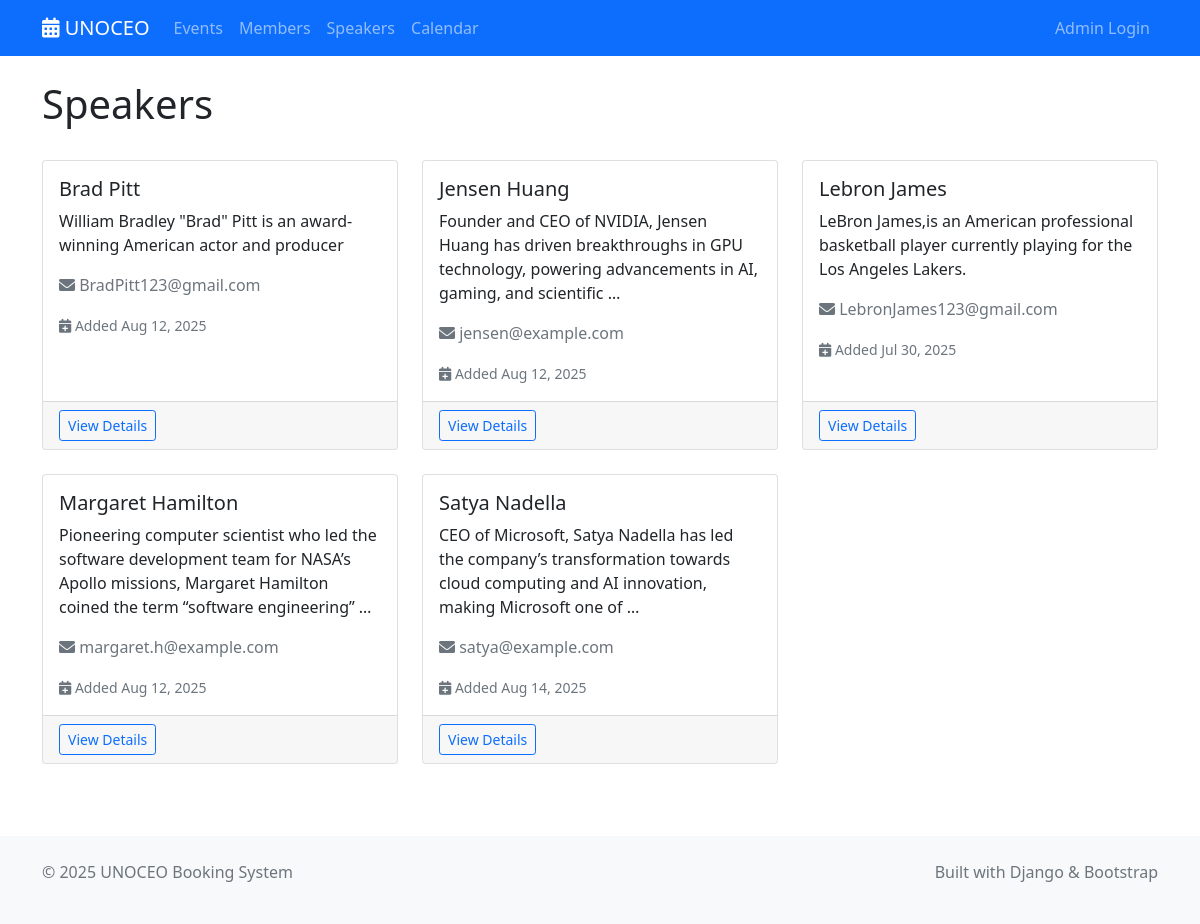
Before: /speakers/ with the older database file.
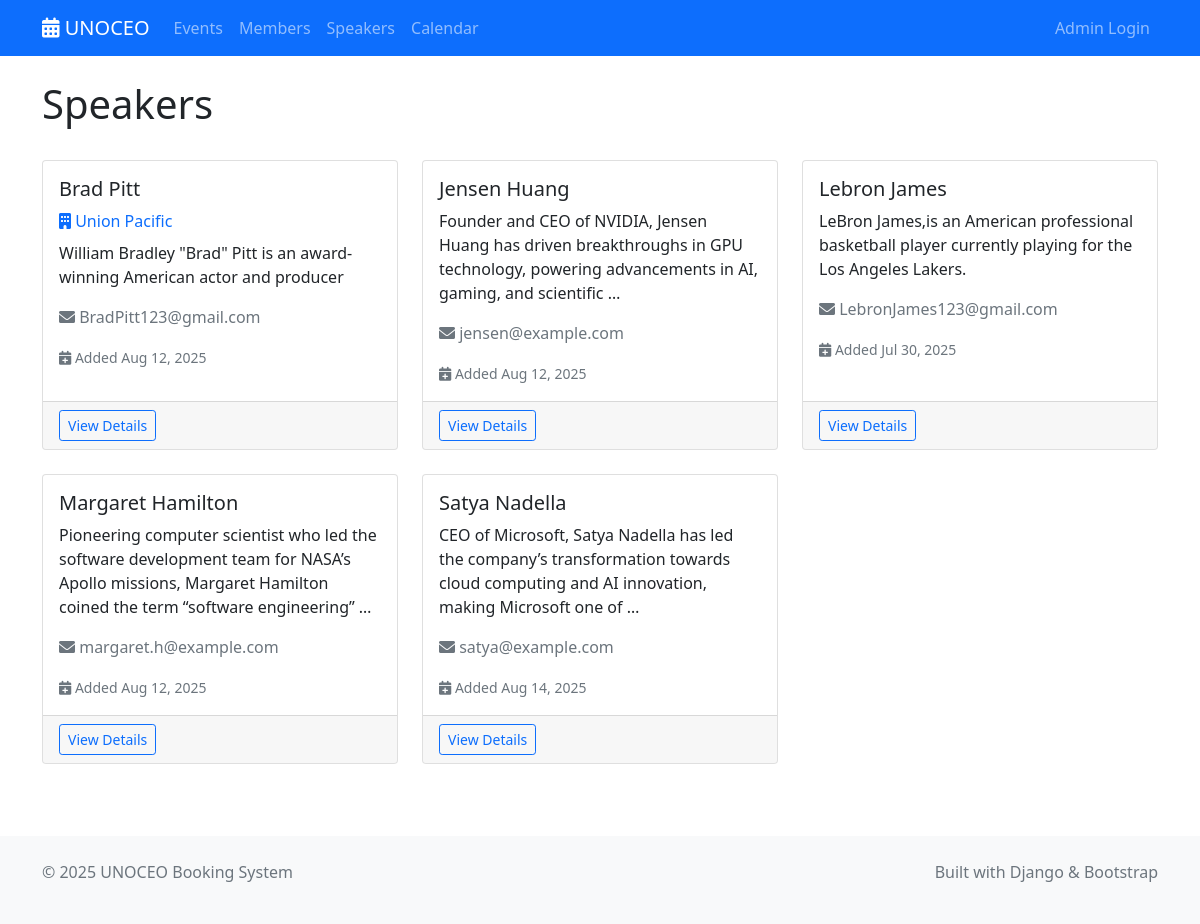
After: the same page with the newer database file.
### shared/models.py (models this page shows, shortened)
class Speaker(models.Model):
    name = models.CharField(max_length=200)
    email = models.EmailField(validators=[EmailValidator()])
    bio = models.TextField(blank=True)
    company_name = models.CharField(max_length=200, blank=True, help_text="Speaker's company or organization")
    created_at = models.DateTimeField(auto_now_add=True)
    updated_at = models.DateTimeField(auto_now=True)
    class Meta:
        ordering = ['name']

### speaker_management/display/views.py (the view)
# urls.py: path('', views.SpeakerListView.as_view(), name='list'),
class SpeakerListView(ListView):
    model = Speaker
    template_name = 'speaker_management/list.html'
    context_object_name = 'speakers'
    paginate_by = 20
    def get_queryset(self):
        return Speaker.objects.all().order_by('name')

### speaker_management/display/templates/speaker_management/list.html (shortened to what this page needs)
{% extends 'base.html' %}
{% block content %}
<div class="container mt-4">
    <div class="d-flex justify-content-between align-items-center mb-4">
        <h1>Speakers</h1>
    </div>
    {% if speakers %}
        <div class="row">
            {% for speaker in speakers %}
                <div class="col-md-6 col-lg-4 mb-4">
                    <div class="card h-100">
                        <div class="card-body">
                            <h5 class="card-title">{{ speaker.name }}</h5>
                            {% if speaker.company_name %}
                                <p class="text-primary mb-2">
                                    <i class="fas fa-building"></i> {{ speaker.company_name }}
                                </p>
                            {% endif %}
                            <p class="card-text">{{ speaker.bio|truncatewords:20|default:"No biography available." }}</p>
                            <p class="text-muted">
                                <i class="fas fa-envelope"></i> {{ speaker.email }}
                            </p>
                            <div class="mt-auto">
                                <small class="text-muted">
                                    <i class="fas fa-calendar-plus"></i> Added {{ speaker.created_at|date:"M d, Y" }}
                                </small>
                            </div>
                        </div>
                        <div class="card-footer">
                            <div class="d-flex justify-content-between">
                                <a href="{% url 'speaker_management:detail' speaker.pk %}" class="btn btn-outline-primary btn-sm">
                                    View Details
                                </a>
                            </div>
                        </div>
                    </div>
                </div>
            {% endfor %}
        </div>
    {% endif %}
</div>
{% endblock %}

Changed rows visible on the page:
changed Speaker "Brad Pitt": company_name (not shown) → "Union Pacific"
